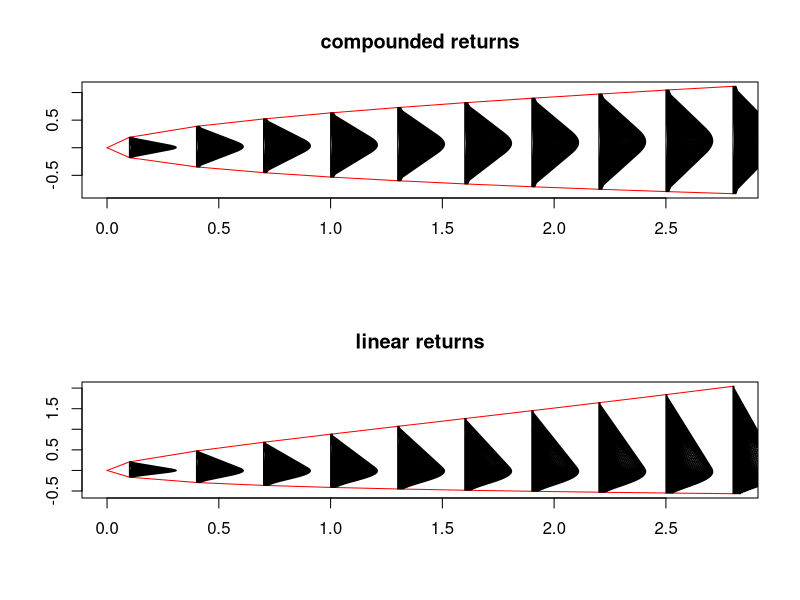

The R script that drew this image:
#' This script project a distribution in the future according to the i.i.d.-implied square-root rule, as described
#'  in A. Meucci "Risk and Asset Allocation", Springer, 2005, chapter 3.
#'
#' @references
#' \url{http://symmys.com/node/170}
#' See Meucci's script for "S_LinVsLogReturn.m"
#'
#' @author Xavier Valls \email{flamejat@@gmail.com}


##################################################################################################################
### Inputs
# in general R=exp(C)-1. Furtheremore, here we assume C~N(m*t,s^2*t) 
m = 0.05;
s = 0.25;

ts = seq( 0.1, 3, 0.3 );
ps = matrix( c( 0.01, 0.99 ) );

D = 0.7 * min( abs( diff( ts ) ) );
C = list( q = NULL, x = NULL, pdf = NULL);
R = list( q = NULL, x = NULL, pdf = NULL);

Steps = 100;

for( i in 1 : length(ts) )
{
    t = ts[ i ];
    
    q = qnorm( ps, m * t ,s * sqrt( t ) );
    
    x = seq( min(q), max(q) , (max(q)-min(q))/Steps );

    pdf = dnorm( x, m*t, s*sqrt(t));
    pdf = pdf / max( pdf ) * D;
    
    C$q   = cbind( C$q, q );
    C$pdf = cbind( C$pdf, pdf );
    C$x   = cbind( C$x, x );

    q = exp( q )-1;
    
    x = seq( min(q), max(q), (max(q)-min(q))/Steps );

    pdf = dlnorm( x + 1, m * t, s * sqrt( t ) );
    pdf = pdf / max( pdf ) * D;
    
    R$pdf = cbind( R$pdf, pdf);
    R$x   = cbind( R$x, x );
}
 

R$q = exp( C$q ) - 1;

Col = rgb( 0.8, 0.8, 0.8 );


par(mfrow=c(2,1));


matplot(c( 0, ts ), t(cbind( 0*ps, C$q )), type="l", lty=1, col = "red", 
    xlab ="", ylab ="", main = "compounded returns" );


for( i in 1 : length(ts) )
{
    xx = rbind( ts[i] , ts[i] + C$pdf[ ,i ] , ts[i]);
    yy = rbind( min(C$x[,i]) , C$x[ ,i ], max(C$x[,i]));
    polygon(xx, yy, col= Col);
}


matplot(c( 0, ts ), t(cbind( 0*ps, R$q )), type="l", lty=1, col = "red", 
    xlab ="", ylab ="", main = "linear returns" );

for( i in 1 : length(ts) )
{
    xx = rbind( ts[i] , ts[i] + R$pdf[ ,i ] , ts[i]);
    yy = rbind( min(R$x[,i]) , R$x[ ,i ], max(R$x[,i]));
    polygon(xx, yy, col= Col);
}

# xlim and ylim  should be ylim = min(yy)*1.5 max(yy)*1.5,  xlim=c(0, max(xx)*1.01)) respectively in each one of the plots